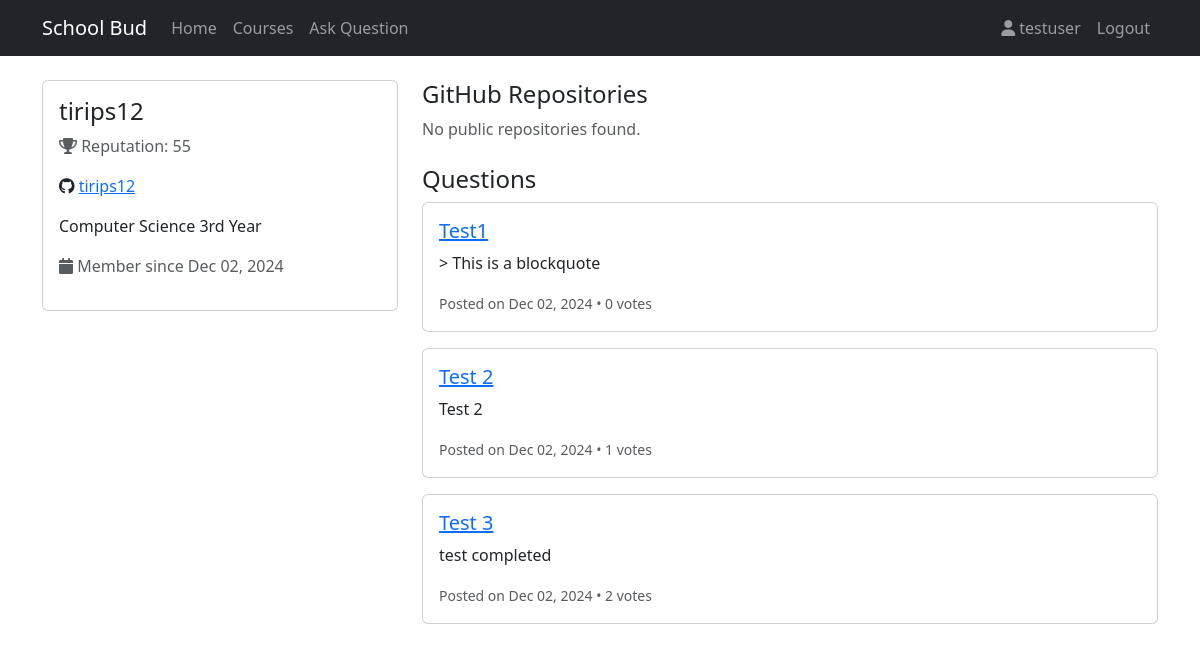
Page /profile/tirips12/ (signed in) on the committed database.
### core/models.py (models this page shows, shortened)
class Profile(models.Model):
    ROLE_CHOICES = (
        ('student', 'Student'),
        ('lecturer', 'Lecturer'),
        ('admin', 'Admin'),
    )
    user = models.OneToOneField(User, on_delete=models.CASCADE)
    reputation = models.IntegerField(default=0)
    github_username = models.CharField(max_length=100, blank=True)
    bio = models.TextField(max_length=500, blank=True)
    created_at = models.DateTimeField(auto_now_add=True)
    github_repos = models.JSONField(null=True, blank=True)
    last_github_sync = models.DateTimeField(null=True, blank=True)
    role = models.CharField(max_length=20, choices=ROLE_CHOICES, default='student')

class Question(models.Model):
    title = models.CharField(max_length=200)
    content = models.TextField()
    author = models.ForeignKey(User, on_delete=models.CASCADE)
    course = models.ForeignKey('Course', on_delete=models.SET_NULL, null=True, blank=True, related_name='questions')
    created_at = models.DateTimeField(auto_now_add=True)
    updated_at = models.DateTimeField(auto_now=True)
    votes = models.IntegerField(default=0)
    removed = models.BooleanField(default=False)
    removed_by = models.ForeignKey(User, null=True, blank=True, related_name='removed_questions', on_delete=models.SET_NULL)
    removed_at = models.DateTimeField(null=True, blank=True)
    removal_reason = models.TextField(blank=True)

### core/views.py (the view)
# urls.py: path('profile/<str:username>/', views.profile, name='profile'),
@login_required
def profile(request, username):
    user = get_object_or_404(User, username=username)
    profile = get_object_or_404(Profile, user=user)
    questions = Question.objects.filter(author=user, removed=False)
    if profile.github_username and (
        not profile.github_repos or
        not profile.last_github_sync or
        profile.last_github_sync < datetime.now() - timedelta(hours=24)
    ):
        repos = get_github_repos(profile.github_username)
        if repos:
            profile.github_repos = repos
            profile.last_github_sync = datetime.now()
            profile.save()
    return render(request, 'core/profile.html', {
        'profile': profile,
        'questions': questions,
        'github_repos': profile.github_repos if profile.github_repos else []
    })

### core/views.py (called while the page is built, shortened)
def get_github_repos(github_username):
    try:
        g = Github(settings.SOCIAL_AUTH_GITHUB_KEY)  # or use a personal access token
        user = g.get_user(github_username)
        repos = []
        return repos
    except Exception as e:
        print(f"Error fetching GitHub data: {str(e)}")
        return None

### core/templates/core/profile.html (shortened to what this page needs)
{% extends 'core/base.html' %}
{% block content %}
<div class="row">
    <div class="col-md-4">
        <div class="card mb-4">
            <div class="card-body">
                <h4 class="card-title">{{ profile.user.username }}</h4>
                <p class="text-muted">
                    <i class="fas fa-trophy"></i> Reputation: <span class="user-reputation">{{ profile.reputation }}</span>
                </p>
                {% if profile.github_username %}
                <p>
                    <i class="fab fa-github"></i>
                    <a href="https://github.com/{{ profile.github_username }}" target="_blank">
                        {{ profile.github_username }}
                    </a>
                </p>
                {% endif %}
                {% if profile.bio %}
                <p class="card-text">{{ profile.bio }}</p>
                {% endif %}
                <p class="text-muted">
                    <i class="fas fa-calendar"></i> Member since {{ profile.created_at|date:"M d, Y" }}
                </p>
            </div>
        </div>
    </div>
    <div class="col-md-8">
        <div class="mb-4">
            <h4>GitHub Repositories</h4>
            {% if github_repos %}
                {% for repo in github_repos %}
                <div class="card mb-3">
                    <div class="card-body">
                        <div class="d-flex justify-content-between align-items-start">
                            <h5 class="card-title">
                                <a href="{{ repo.url }}" target="_blank">{{ repo.name }}</a>
                            </h5>
                            {% if repo.language %}
                            <span class="badge bg-primary">{{ repo.language }}</span>
                            {% endif %}
                        </div>
                        {% if repo.description %}
                        <p class="card-text">{{ repo.description }}</p>
                        {% endif %}
                        {% if repo.readme %}
                        <div class="collapse" id="readme-{{ forloop.counter }}">
                            <div class="card card-body bg-light">
                                <pre class="mb-0"><code>{{ repo.readme }}</code></pre>
                            </div>
                        </div>
                        <button class="btn btn-sm btn-outline-primary mt-2"
                                data-bs-toggle="collapse"
                                data-bs-target="#readme-{{ forloop.counter }}">
                            Toggle README
                        </button>
                        {% endif %}
                        <div class="mt-2">
                            <small class="text-muted">
                                <i class="fas fa-star"></i> {{ repo.stars }}
                                • Updated {{ repo.updated_at|date:"M d, Y" }}
                            </small>
                        </div>
                    </div>
                </div>
                {% endfor %}
            {% else %}
                {% if profile.github_username %}
                <p class="text-muted">No public repositories found.</p>
                {% else %}
                <p class="text-muted">No GitHub account linked.</p>
                {% endif %}
            {% endif %}
        </div>
        <h4>Questions</h4>
        {% for question in questions %}
        <div class="card mb-3">
            <div class="card-body">
                <h5 class="card-title">
                    <a href="{% url 'question_detail' question.pk %}">{{ question.title }}</a>
                </h5>
                <p class="card-text text-truncate">{{ question.content }}</p>
                <small class="text-muted">
                    Posted on {{ question.created_at|date:"M d, Y" }}
                    • {{ question.votes }} votes
                </small>
            </div>
        </div>
        {% empty %}
        <p class="text-muted">No questions asked yet.</p>
        {% endfor %}
    </div>
</div>
{% endblock %}

### core/templates/core/base.html (shortened to what this page needs)
{% load static %}
<!DOCTYPE html>
<html lang="en">
<head>
    <link href="https://cdn.jsdelivr.net/npm/bootstrap@5.3.0/dist/css/bootstrap.min.css" rel="stylesheet">
    <link href="https://cdnjs.cloudflare.com/ajax/libs/font-awesome/6.0.0/css/all.min.css" rel="stylesheet">
</head>
<body class="{% if user.is_authenticated %}user-authenticated{% endif %}">
    <nav class="navbar navbar-expand-lg navbar-dark bg-dark">
        <div class="container">
            <a class="navbar-brand" href="{% url 'home' %}">School Bud</a>
            <div class="collapse navbar-collapse" id="navbarNav">
                <ul class="navbar-nav me-auto">
                    <li class="nav-item">
                        <a class="nav-link" href="{% url 'home' %}">Home</a>
                    </li>
                    <li class="nav-item">
                        <a class="nav-link" href="{% url 'course_list' %}">Courses</a>
                    </li>
                    {% if user.is_authenticated %}
                    <li class="nav-item">
                        <a class="nav-link" href="{% url 'question_new' %}">Ask Question</a>
                    </li>
                    {% endif %}
                </ul>
                <ul class="navbar-nav">
                    {% if user.is_authenticated %}
                    <li class="nav-item">
                        <a class="nav-link" href="{% url 'profile' user.username %}">
                            <i class="fas fa-user"></i> {{ user.username }}
                        </a>
                    </li>
                    <li class="nav-item">
                        <a class="nav-link" href="{% url 'logout' %}">Logout</a>
                    </li>
                    {% endif %}
                </ul>
            </div>
        </div>
    </nav>
    <div class="container mt-4">
        {% block content %}
        {% endblock %}
    </div>
</body>
</html>

### rows in the picture
Profile: user.username "tirips12", reputation "55", github_username "tirips12", bio "Computer Science 3rd Year", created_at "Dec 02, 2024"
Question: title "Test1", content "> This is a blockquote", created_at "Dec 02, 2024", votes "0"
Question: title "Test 2", content "Test 2", created_at "Dec 02, 2024", votes "1"
Question: title "Test 3", content "test completed", created_at "Dec 02, 2024", votes "2"

### other values in the picture
{{ user.username }} "testuser"
